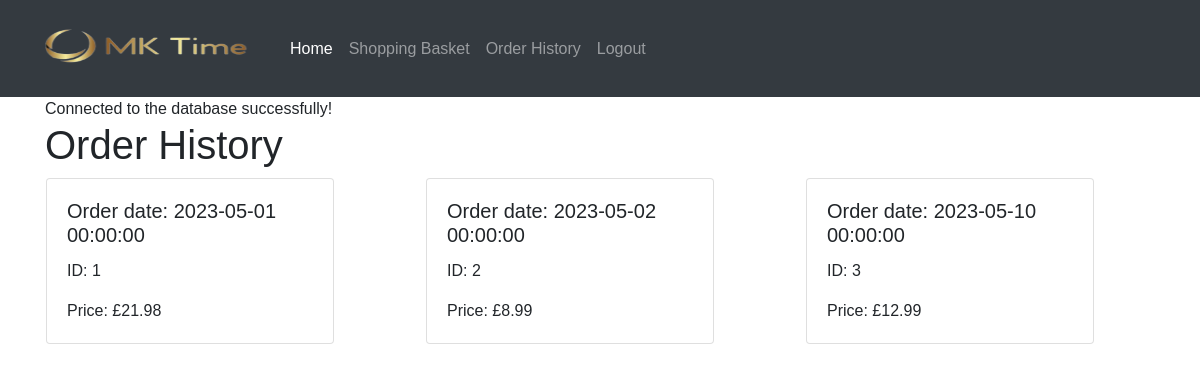
The app's page /root/order_history.php (signed in) with its own data.
### tables this page shows
CREATE TABLE `orders` (
  `order_id` int(10) UNSIGNED NOT NULL,
  `user_id` int(10) UNSIGNED NOT NULL,
  `product_id` int(11) DEFAULT NULL,
  `total` decimal(8,2) NOT NULL,
  `order_date` datetime NOT NULL,
  `payment_id` int(10) UNSIGNED NOT NULL
);

### root/order_history.php (the view, shortened to what this page needs)
<!DOCTYPE html>
<html lang="en">
<head>
    <?php session_start();
	if (isset($_SESSION['user_id'])) {
    $user_id = $_SESSION['user_id'];
	}
	include('include/head.php'); ?>
  <?php include('navbar.php'); ?>
</head>
<body>
<div class="container">
  <?php
      $link = mysqli_connect('localhost','root','','mktime');
      echo 'Connected to the database successfully!';
	  echo'<h1>Order History</h1>';
      $sql = "SELECT * FROM orders WHERE user_id = $user_id";
      $result = mysqli_query($link, $sql);
	  if (mysqli_num_rows($result) > 0) {
        echo '<div class="row">';
        while($row = mysqli_fetch_assoc($result)) {
          echo '<div class="col-sm-4">';
          echo '  <div class="card" style="width: 18rem; margin: 1px;">';
          echo '    <div class="card-body">';
          echo '      <h5 class="card-title">Order date: '.$row["order_date"].'</h5>';
          echo '      <p class="card-text">ID: '.$row["order_id"].'</p>';
          echo '      <p class="card-text">Price: £'.$row["total"].'</p>';
          echo '    </div>';
          echo '  </div>';
          echo '</div>';
        }
        echo '</div>';
      } else {
        echo "0 results";
      }
    ?>
	</div>
</body>
</html>

### root/include/head.php (shortened to what this page needs)
<link rel="stylesheet" href="https://cdn.jsdelivr.net/npm/bootstrap@4.6.2/dist/css/bootstrap.min.css">
<link rel="stylesheet" href="styles.css">

### root/navbar.php (shortened to what this page needs)
<nav class="navbar navbar-expand-lg navbar-dark bg-dark">
    <a class="navbar-brand" href="index.php"><img src="img/mktime.png" alt="MKTime" background-color="#001f3f" width="250" height="71" loading="lazy" class="" /></a>
    <div class="collapse navbar-collapse" id="navbarNavAltMarkup">
        <div class="navbar-nav">
            <a class="nav-link active" href="index.php">Home <span class="sr-only">(current)</span></a>
			<?php
            if (isset($_SESSION['user_id'])) {
                echo '<a class="nav-link" href="cart.php">Shopping Basket</a><br>
					  <a class="nav-link" href="order_history.php">Order History</a><br>
					  <a class="nav-link" href="logout.php">Logout</a>';
            } else {
                echo '<a class="nav-link" href="login.php">Login</a>';
            }
            ?>
        </div>
    </div>
</nav>

### root/styles.css (style rules this page uses)
body { font-family: Arial, sans-serif; margin: 0; padding: 0; }

### records on screen
orders: order_date "2023-05-01 00:00:00", order_id "1", total "21.98"
orders: order_date "2023-05-02 00:00:00", order_id "2", total "8.99"
orders: order_date "2023-05-10 00:00:00", order_id "3", total "12.99"
